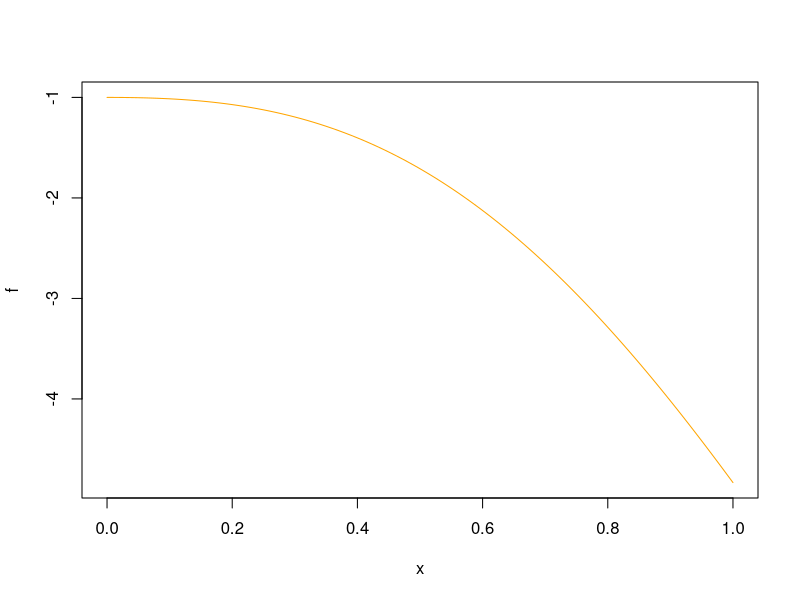
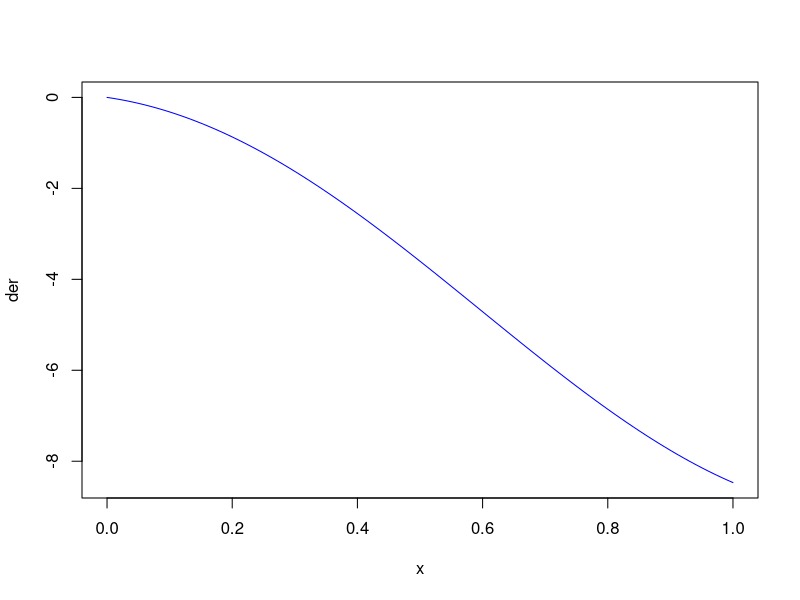

Source code (R) for these figures, in order: (Note: this script raises an error after producing the figures.)
#Tarea 4 
#Andres Moguel
#Newton-Raphson

#Comenzamos con la definicion de la funcion
f <- function(x){
  2*x*cos(2*x)-(x+1)^2
}

#definimos la derivada de la funcion
der <- function(x){
  -2*(1 + x - cos(2*x) + 2*x*sin(2*x))
}

plot(f, col = 'orange')
plot(der, col = "blue")
#definimos la presicion
tol <- 10^-6

#Pedimos las entradas al programa: aproximacion inicial y numero de iteraciones
num <- as.numeric(readline("Ingrese el numero maximo de iteraciones: "))
p0 <- as.numeric(readline("Ingrese la primer aproximacion inical: "))

#inicializamos el contador
i <- 1

while (i <= num) {
  p <- p0 - (f(p0)/der(p0))
  
  if (abs(p - p0)<= tol || f(p) == 0){
    print("La aproximación a la raiz es: ")
    print(p)
    break
  }
  i <- i+1
  p0 <- p
}

if(i == num +1){
  print("se llego al numero maximo de iteraciones")
}